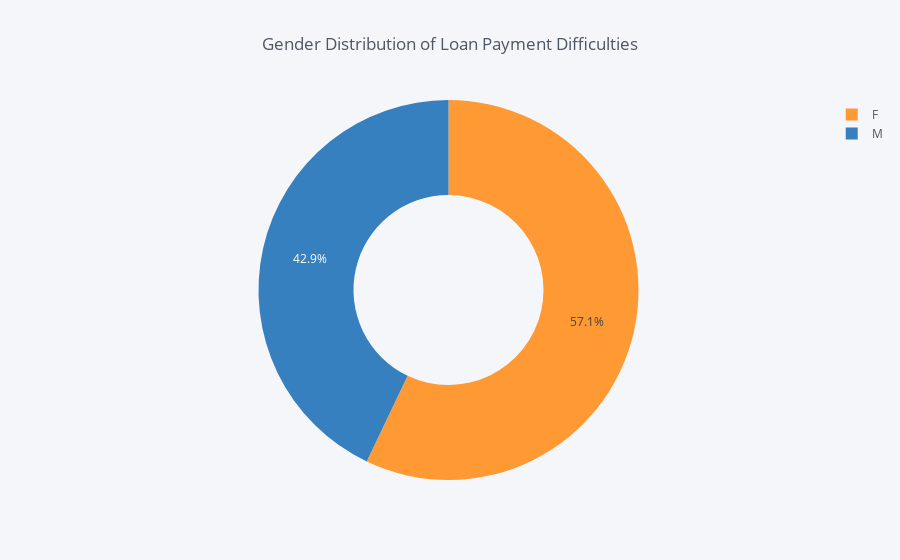

This figure's notebook cell:
### Code cell
# Gender Distibution of Loan Payment Difficulties
a1 = target1['CODE_GENDER'].value_counts()
df = pd.DataFrame({'labels': a1.index,'values': a1.values})
df.iplot(kind = 'pie', labels = 'labels',values = 'values', title = 'Gender Distribution of Loan Payment Difficulties', hole = 0.5)

### Figure 1 — Plotly figure (JSON) as saved in the notebook; plotly's stock layout.template omitted (floating-point values rounded to 4 significant figures)
{"data": [{"hole": 0.5, "labels": ["F", "M"], "marker": {"colors": ["rgba(255, 153, 51, 1.0)", "rgba(55, 128, 191, 1.0)"]}, "name": "", "type": "pie", "values": [14170, 10655]}], "layout": {"legend": {"bgcolor": "#F5F6F9", "font": {"color": "#4D5663"}}, "paper_bgcolor": "#F5F6F9", "plot_bgcolor": "#F5F6F9", "title": "Gender Distribution of Loan Payment Difficulties", "titlefont": {"color": "#4D5663"}}}
